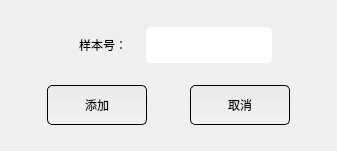
<?xml version="1.0" encoding="UTF-8"?>
<ui version="4.0">
 <class>DiaSampleNo</class>
 <widget class="QDialog" name="DiaSampleNo">
  <property name="geometry">
   <rect>
    <x>0</x>
    <y>0</y>
    <width>337</width>
    <height>151</height>
   </rect>
  </property>
  <property name="windowTitle">
   <string>Dialog</string>
  </property>
  <property name="styleSheet">
   <string notr="true">*{font: normal 20px “微软雅黑” ;}

QWidget#diaTestManager {
	background-color: #eaeaea;
}

.QLabel {
	padding: 10px;
	border-radius: 5px;
}

.QPushButton {
	border: 1px solid;
	background-color:qlineargradient(spread:pad,x1:0,y1:0,x2:0,y2:1,stop:0 #e9e9e9,stop:1 #f2f2f3);
	padding: 10px;
	border-radius: 5px;
}

.QPushButton:hover {
    background-color: #ecf5ff;
    color: #409eff;
}

.QPushButton:pressed, QPushButton:checked {
    border: 1px solid #3a8ee6;
    color: #409eff;
}

.QTableWidget{
	color: #000000;
	alternate-background-color: #e0e0e0;
}

.QTableWidget::item:selected {
	color: #000000; 
	background-color: #8fcde6;

}

.QComboBox {
	background-color:qlineargradient(spread:pad,x1:0,y1:0,x2:0,y2:1,stop:0 #e9e9e9,stop:1 #f2f2f3);
  	padding: 10;
 	border:1px solid rgba(228,228,228,1);
	border-radius:5px;
}

.QLineEdit {
	border-radius:5px;
	padding: 10;
}
</string>
  </property>
  <layout class="QVBoxLayout" name="verticalLayout">
   <item>
    <layout class="QHBoxLayout" name="horizontalLayout_2">
     <item>
      <spacer name="horizontalSpacer_4">
       <property name="orientation">
        <enum>Qt::Horizontal</enum>
       </property>
       <property name="sizeHint" stdset="0">
        <size>
         <width>40</width>
         <height>20</height>
        </size>
       </property>
      </spacer>
     </item>
     <item>
      <widget class="QLabel" name="label">
       <property name="text">
        <string>样本号：</string>
       </property>
      </widget>
     </item>
     <item>
      <widget class="QLineEdit" name="lineEdit"/>
     </item>
     <item>
      <spacer name="horizontalSpacer_5">
       <property name="orientation">
        <enum>Qt::Horizontal</enum>
       </property>
       <property name="sizeHint" stdset="0">
        <size>
         <width>40</width>
         <height>20</height>
        </size>
       </property>
      </spacer>
     </item>
    </layout>
   </item>
   <item>
    <layout class="QHBoxLayout" name="horizontalLayout">
     <item>
      <spacer name="horizontalSpacer">
       <property name="orientation">
        <enum>Qt::Horizontal</enum>
       </property>
       <property name="sizeHint" stdset="0">
        <size>
         <width>40</width>
         <height>20</height>
        </size>
       </property>
      </spacer>
     </item>
     <item>
      <widget class="QPushButton" name="pushButton_Add">
       <property name="minimumSize">
        <size>
         <width>100</width>
         <height>0</height>
        </size>
       </property>
       <property name="text">
        <string>添加</string>
       </property>
      </widget>
     </item>
     <item>
      <spacer name="horizontalSpacer_2">
       <property name="orientation">
        <enum>Qt::Horizontal</enum>
       </property>
       <property name="sizeHint" stdset="0">
        <size>
         <width>40</width>
         <height>20</height>
        </size>
       </property>
      </spacer>
     </item>
     <item>
      <widget class="QPushButton" name="pushButton_Cancel">
       <property name="minimumSize">
        <size>
         <width>100</width>
         <height>0</height>
        </size>
       </property>
       <property name="text">
        <string>取消</string>
       </property>
      </widget>
     </item>
     <item>
      <spacer name="horizontalSpacer_3">
       <property name="orientation">
        <enum>Qt::Horizontal</enum>
       </property>
       <property name="sizeHint" stdset="0">
        <size>
         <width>40</width>
         <height>20</height>
        </size>
       </property>
      </spacer>
     </item>
    </layout>
   </item>
  </layout>
 </widget>
 <resources/>
 <connections>
  <connection>
   <sender>pushButton_Add</sender>
   <signal>clicked()</signal>
   <receiver>DiaSampleNo</receiver>
   <slot>slot_pushButton_Add_clicked()</slot>
   <hints>
    <hint type="sourcelabel">
     <x>87</x>
     <y>110</y>
    </hint>
    <hint type="destinationlabel">
     <x>92</x>
     <y>213</y>
    </hint>
   </hints>
  </connection>
  <connection>
   <sender>pushButton_Cancel</sender>
   <signal>clicked()</signal>
   <receiver>DiaSampleNo</receiver>
   <slot>slot_pushButton_Cancel_clicked()</slot>
   <hints>
    <hint type="sourcelabel">
     <x>226</x>
     <y>105</y>
    </hint>
    <hint type="destinationlabel">
     <x>227</x>
     <y>190</y>
    </hint>
   </hints>
  </connection>
 </connections>
 <slots>
  <slot>slot_pushButton_Add_clicked()</slot>
  <slot>slot_pushButton_Cancel_clicked()</slot>
 </slots>
</ui>
